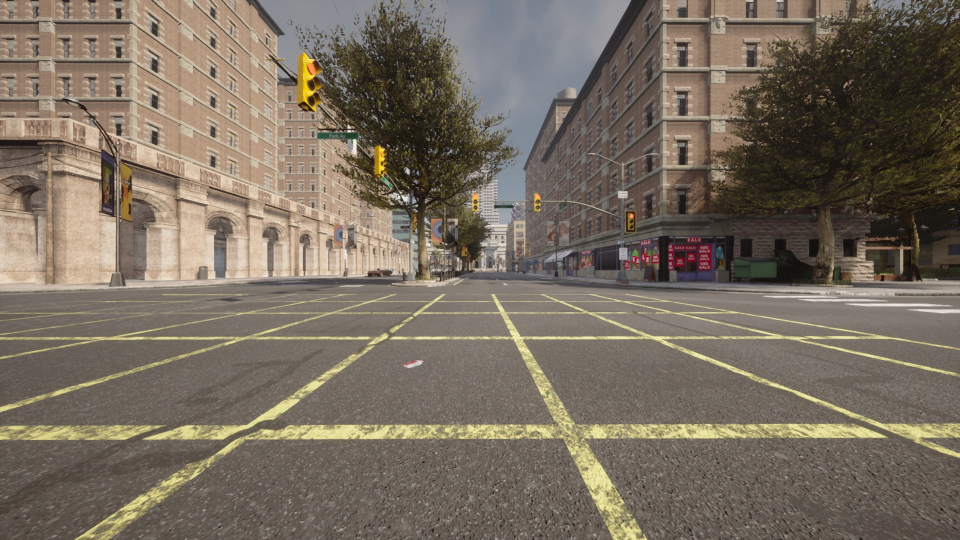
#> input picture save_img/front_img.jpg, 1920 x 1080 px (shown at 1/2 size)
$ jupyter execute --allow-errors surround_view.ipynb
#> lines starting #> are read from the running program, lines starting #| are printed output that depends on the picture; after the words box and inside, x2 and y2 are one past the last pixel; in counts of white or black regions, pixels touching at a corner belong together
### utils/surround_view.py
import cv2, screeninfo
import numpy as np


w, h = 1920, 1080
dst_roi = (0, 0, int(w * 1.1), int(h * 1.8))
blender = cv2.detail_MultiBandBlender()
blender.setNumBands(1)

gpu_img = cv2.cuda_GpuMat()
result_img = np.empty(shape=(w, w, 3), dtype=np.uint8)


def get_screen_resolution():
    screen = screeninfo.get_monitors()[0]  # 첫 번째 모니터 기준
    return screen.width, screen.height


# [8 lines left out: function resize_to_fit_display, not called in this run]


def convert_bird_eye_view(img):
    h, w, c = img.shape

    src_h_ratio = 0.08
    src_w_ratio_offset = 0.104

    dst_h_ratio = 0.6
    dst_w_ratio = 0.0463

    src_pts = np.array([[w * (0.5 - src_w_ratio_offset), h * src_h_ratio],
                        [w * (0.5 + src_w_ratio_offset), h * src_h_ratio],
                        [w, h], [0, h]], dtype=np.float32)
    dst_pts = np.array([[w * 0.4, 0], [w * 0.6, 0], [w * (0.5 + dst_w_ratio), h * dst_h_ratio],
                        [w * (0.5 - dst_w_ratio), h * dst_h_ratio]], dtype=np.float32)

    m = cv2.getPerspectiveTransform(src_pts, dst_pts)
    dst_img = cv2.warpPerspective(src=img, M=m, dsize=(w, int(h*dst_h_ratio)), flags=cv2.INTER_LINEAR,
                                  borderValue=(0, 0, 0))

    return dst_img


# [273 lines left out: functions top_img_to_bird_eye_view_cuda, left_img_to_bird_eye_view_cuda, right_img_to_bird_eye_view_cuda, bottom_img_to_bird_eye_view_cuda, blend_bird_eye_img_v2, blend_bird_eye_img_v1 and 1 more, not called in this run]

### surround_view.ipynb
[cell 1]
import cv2, os
import numpy as np
import matplotlib.pyplot as plt
#> (the rest of this cell did not finish here and is left out)

[cell 2]
print(cv2.getBuildInformation())

[cell 3]
front_img = cv2.imread(os.path.join('save_img', 'front_img.jpg'))
#> front_img is the input picture: shape (1080, 1920, 3); mean B, G, R 95.8, 108.9, 119.7
front_img = cv2.cvtColor(front_img, cv2.COLOR_RGB2BGR)

left_img = cv2.imread(os.path.join('save_img', 'left_img.jpg'))
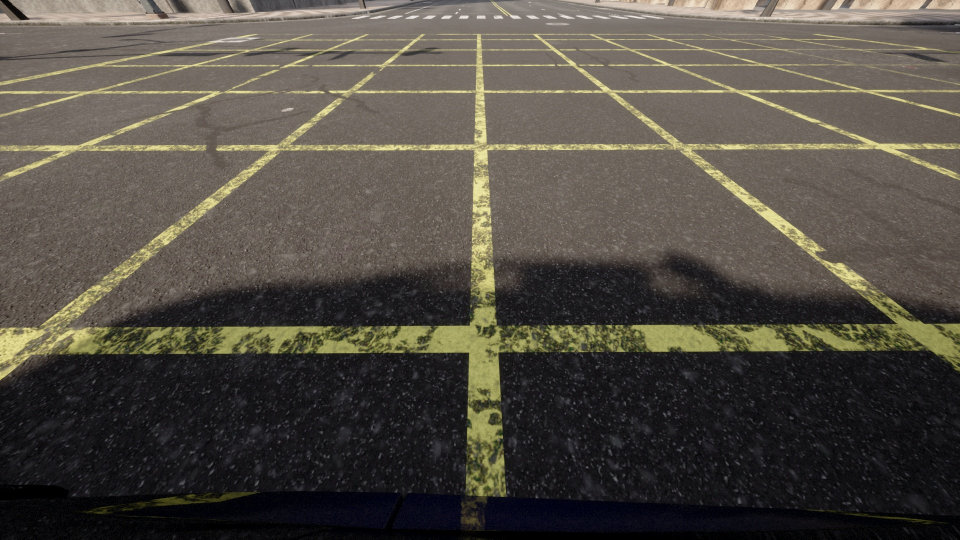
#> input picture save_img/left_img.jpg, 1920 x 1080 px (shown at 1/2 size)
#> left_img is the input picture: shape (1080, 1920, 3); mean B, G, R 67.7, 76.3, 81.5
left_img = cv2.cvtColor(left_img, cv2.COLOR_RGB2BGR)

right_img = cv2.imread(os.path.join('save_img', 'right_img.jpg'))
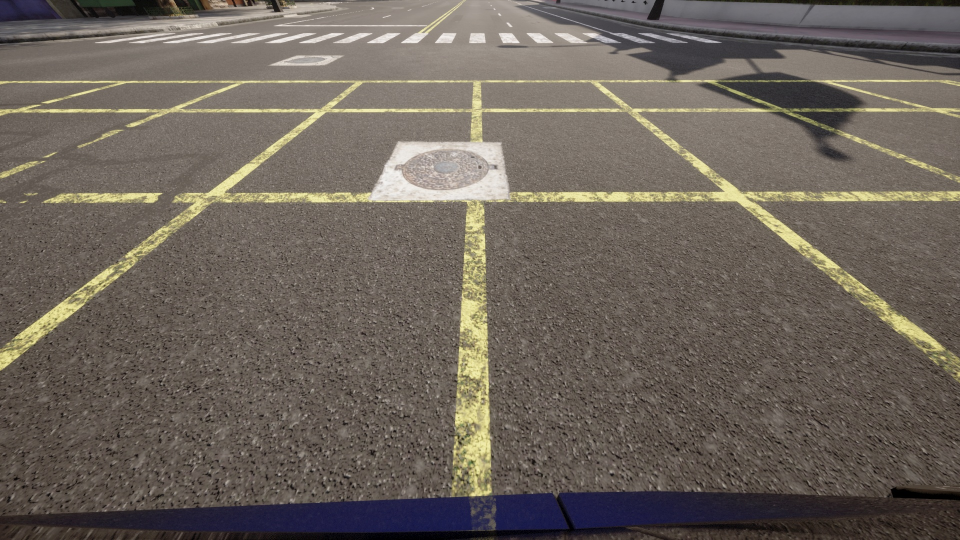
#> input picture save_img/right_img.jpg, 1920 x 1080 px (shown at 1/2 size)
#> right_img is the input picture: shape (1080, 1920, 3); mean B, G, R 91.8, 100.6, 109
right_img = cv2.cvtColor(right_img, cv2.COLOR_RGB2BGR)

rear_img = cv2.imread(os.path.join('save_img', 'rear_img.jpg'))
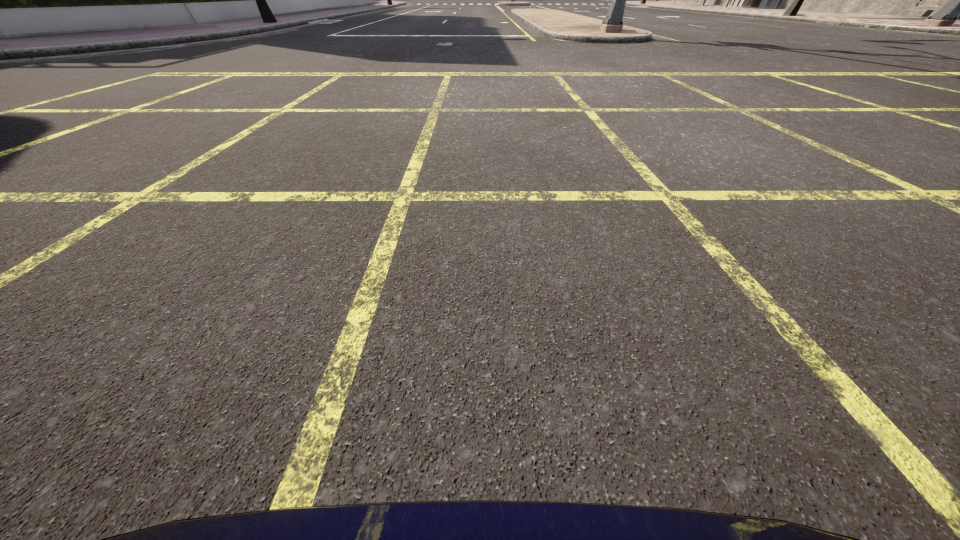
#> input picture save_img/rear_img.jpg, 1920 x 1080 px (shown at 1/2 size)
#> rear_img is the input picture: shape (1080, 1920, 3); mean B, G, R 93.8, 103.9, 112.5
rear_img = cv2.cvtColor(rear_img, cv2.COLOR_RGB2BGR)

[cell 4]
fig, axis = plt.subplots(nrows=2, ncols=2)
fig.set_size_inches(10, 5)

axis[0, 0].imshow(front_img)
axis[0, 0].set_title('front image')

axis[0, 1].imshow(rear_img)
axis[0, 1].set_title('rear image')

axis[1, 0].imshow(left_img)
axis[1, 0].set_title('right image')

axis[1, 1].imshow(right_img)
axis[1, 1].set_title('right image')

plt.tight_layout()
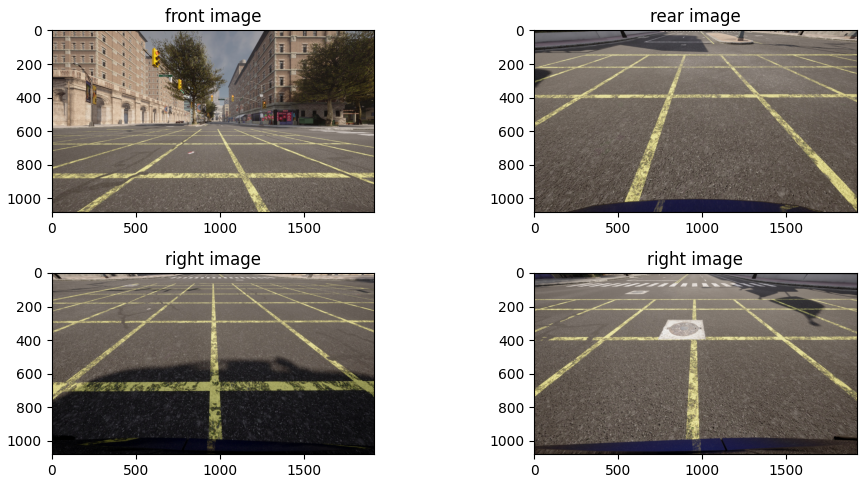
#> figure drawn by matplotlib, 4 panels

[cell 5]
h, w, c = front_img.shape
#> h = 1080; w = 1920; c = 3

src_h_ratio = 0.08
src_w_ratio_offset = 0.104

dst_h_ratio = 0.6
dst_w_ratio = 0.0463

src_pts = np.array([[w * (0.5-src_w_ratio_offset), h * src_h_ratio], [w * (0.5+src_w_ratio_offset), h * src_h_ratio], [w, h], [0, h]], dtype=np.float32)
dst_pts = np.array([[w*0.4, 0], [w*0.6, 0], [w*(0.5+dst_w_ratio), h*dst_h_ratio], [w*(0.5-dst_w_ratio), h*dst_h_ratio]], dtype=np.float32)

front_img_copy_1 = front_img.copy()
front_img_copy_2 = front_img.copy()

for pos in src_pts:
    pos = pos.astype(np.int32)
    cv2.circle(img=front_img_copy_1, center=pos, radius=2, color=(0, 255, 0), thickness=10)
#> front_img_copy_1: shape (1080, 1920, 3); mean R, G, B 119.7, 109, 95.8

for pos in dst_pts:
    pos = pos.astype(np.int32)
    cv2.circle(img=front_img_copy_2, center=pos, radius=2, color=(255, 0, 0), thickness=10)
#> this loop made 4 passes
#> pos on passes 1 to 4: [768, 0], [1152, 0], [1048, 648], [871, 648]
#> front_img_copy_2: shape (1080, 1920, 3); mean R, G, B 119.7, 108.9, 95.7

fig, axis = plt.subplots(nrows=1, ncols=2)
fig.set_size_inches(12, 5)
axis[0].imshow(front_img_copy_1)
axis[1].imshow(front_img_copy_2)

[cell 6]
m = cv2.getPerspectiveTransform(src_pts, dst_pts)
#> m = [[5.23, 49.27, -4056.2], [7.58e-15, 36.8, -3179.6], [1.19e-17, 0.0513, 1]]
dst_img = cv2.warpPerspective(src=front_img_copy_1, M=m, dsize=(w, int(h*dst_h_ratio)), flags=cv2.INTER_LINEAR, borderValue=(0, 0, 0))
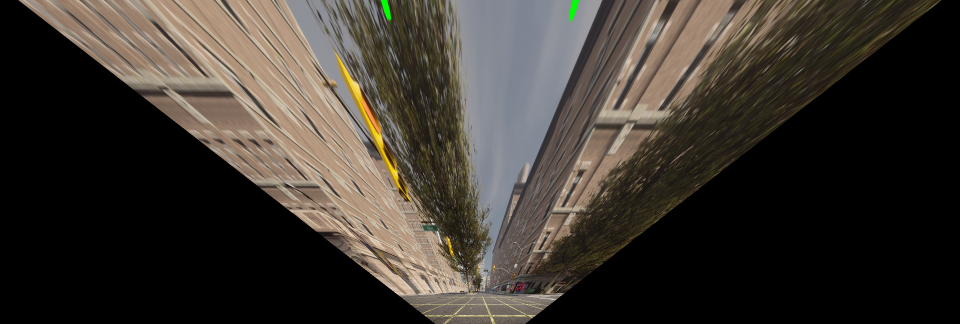
#> dst_img: shape (648, 1920, 3) (shown at 1/2 size); mean R, G, B 60.9, 55.1, 48.3

plt.figure(figsize=(10, 10))
plt.grid()
plt.imshow(dst_img)

[cell 7]
front_dst = convert_bird_eye_view(front_img)
left_dst = convert_bird_eye_view(left_img)
right_dst = convert_bird_eye_view(right_img)
rear_dst = convert_bird_eye_view(rear_img)
#> in convert_bird_eye_view (call 4), `dst_img = cv2.warpPerspective(src=img, M=m, dsize=(w, int(h*dst_h_rati..`:
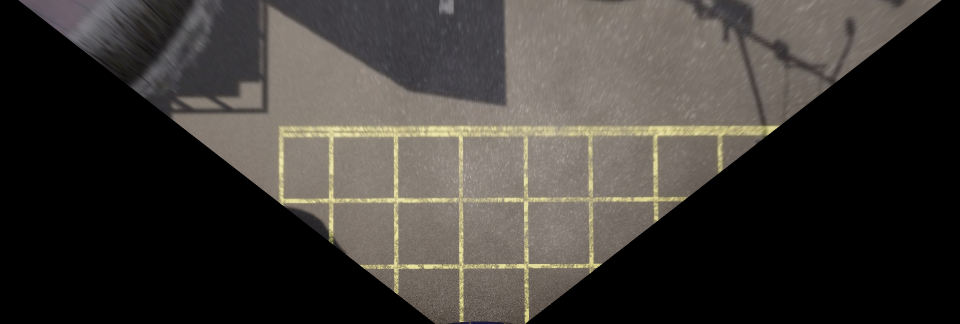
#> dst_img: shape (648, 1920, 3) (shown at 1/2 size); mean R, G, B 62.6, 58.7, 54.3

[cell 8]
fig, axis = plt.subplots(nrows=2, ncols=2)
fig.set_size_inches(10, 5)

axis[0, 0].imshow(front_dst)
axis[0, 0].grid()
axis[0, 0].set_title('front image')

axis[0, 1].imshow(rear_dst)
axis[0, 1].grid()
axis[0, 1].set_title('rear image')

axis[1, 0].imshow(left_dst)
axis[1, 0].grid()
axis[1, 0].set_title('left image')

axis[1, 1].imshow(right_dst)
axis[1, 1].grid()
axis[1, 1].set_title('right image')

dst_img_list = [front_dst, rear_dst, left_dst, right_dst]
dst_img_name_list =['front_dst.jpg', 'rear_dst.jpg','left_dst.jpg', 'right_dst.jpg']

for img_name, img in zip(dst_img_name_list, dst_img_list):
    cv2.imwrite(os.path.join('save_img', img_name), cv2.cvtColor(img, cv2.COLOR_BGR2RGB))
#> this loop made 4 passes
#> img_name on passes 1 to 4: 'front_dst.jpg', 'rear_dst.jpg', 'left_dst.jpg', 'right_dst.jpg'

#> (a cell that did not finish here is left out)

[cell 10]
fig, axis = plt.subplots(nrows=2, ncols=2)
fig.set_size_inches(10, 5)

axis[0, 0].imshow(front_dst)
axis[0, 0].grid()
axis[0, 0].set_title('front image')

axis[0, 1].imshow(rear_img_rot)
axis[0, 1].grid()
axis[0, 1].set_title('rear image')

axis[1, 0].imshow(left_img_rot)
axis[1, 0].grid()
axis[1, 0].set_title('left image')

axis[1, 1].imshow(right_img_rot)
axis[1, 1].grid()
axis[1, 1].set_title('right image')

[cell 11]
front_img_top_offset = 170
left_img_left_offset = 260
right_img_right_offset = 260

border_color = (0, 0, 0)

front_ext = cv2.copyMakeBorder(front_dst, front_img_top_offset, 1920-(front_dst.shape[0]+front_img_top_offset), 0, 0,
                               cv2.BORDER_CONSTANT, value=border_color)

rear_ext = cv2.copyMakeBorder(rear_img_rot, 1920-(rear_dst.shape[0]+front_img_top_offset), front_img_top_offset, 0, 0,
                              cv2.BORDER_CONSTANT, value=border_color)

left_ext = cv2.copyMakeBorder(left_img_rot, 0, 0, left_img_left_offset, 1920-(left_img_rot.shape[1]+left_img_left_offset),
                               cv2.BORDER_CONSTANT, value=border_color)

right_ext = cv2.copyMakeBorder(right_img_rot, 0, 0, 1920-(right_img_rot.shape[1]+right_img_right_offset), right_img_right_offset,
                               cv2.BORDER_CONSTANT, value=border_color)

[cell 12]
fig, axis = plt.subplots(nrows=2, ncols=2)
fig.set_size_inches(10, 10)

axis[0, 0].imshow(front_ext)
axis[0, 0].grid()
axis[0, 0].set_title('front image')

axis[0, 1].imshow(rear_ext)
axis[0, 1].grid()
axis[0, 1].set_title('rear image')

axis[1, 0].imshow(left_ext)
axis[1, 0].grid()
axis[1, 0].set_title('left image')

axis[1, 1].imshow(right_ext)
axis[1, 1].grid()
axis[1, 1].set_title('right image')

[cell 13]
gray = cv2.cvtColor(front_ext, cv2.COLOR_BGR2GRAY)
_, front_img_mask = cv2.threshold(gray, 1, 255, cv2.THRESH_BINARY)
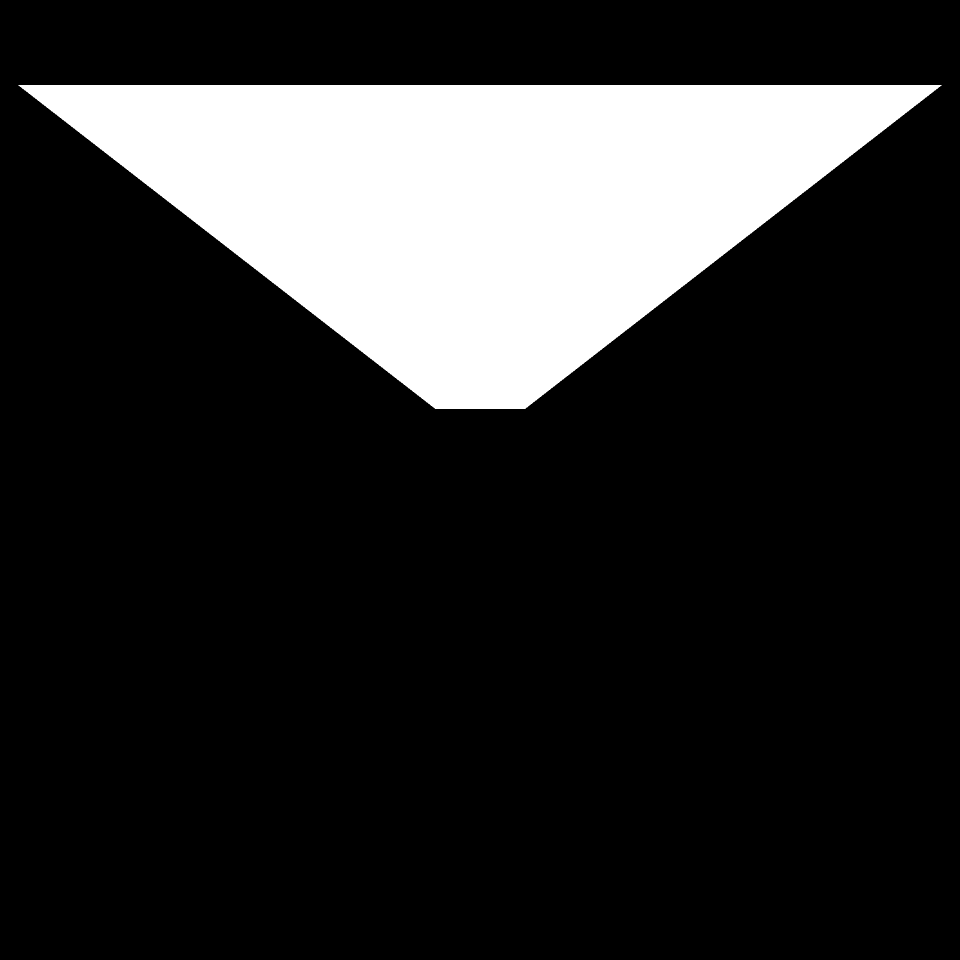
#> front_img_mask: shape (1920, 1920) (shown at 1/2 size); 17.8% white; 1 white region, box (x1, y1, x2, y2) and area: (36, 170, 1884, 818) 656920

gray = cv2.cvtColor(rear_ext, cv2.COLOR_BGR2GRAY)
_, rear_img_mask = cv2.threshold(gray, 1, 255, cv2.THRESH_BINARY)
#> rear_img_mask: shape (1920, 1920); 17.8% white; 1 white region, box (x1, y1, x2, y2) and area: (36, 1102, 1884, 1750) 656923

gray = cv2.cvtColor(left_ext, cv2.COLOR_BGR2GRAY)
_, left_img_mask = cv2.threshold(gray, 1, 255, cv2.THRESH_BINARY)
#> left_img_mask: shape (1920, 1920); 17.8% white; 1 white region, box (x1, y1, x2, y2) and area: (260, 36, 908, 1884) 656817

gray = cv2.cvtColor(right_ext, cv2.COLOR_BGR2GRAY)
_, right_img_mask = cv2.threshold(gray, 1, 255, cv2.THRESH_BINARY)
#> right_img_mask: shape (1920, 1920); 17.8% white; 1 white region, box (x1, y1, x2, y2) and area: (1012, 37, 1660, 1884) 656905

[cell 14]
fig, axis = plt.subplots(nrows=2, ncols=2)
fig.set_size_inches(10, 10)

axis[0, 0].imshow(front_img_mask)
axis[0, 0].grid()
axis[0, 0].set_title('front image')

axis[0, 1].imshow(rear_img_mask)
axis[0, 1].grid()
axis[0, 1].set_title('rear image')

axis[1, 0].imshow(left_img_mask)
axis[1, 0].grid()
axis[1, 0].set_title('left image')

axis[1, 1].imshow(right_img_mask)
axis[1, 1].grid()
axis[1, 1].set_title('right image')

[cell 15]
a = np.bitwise_and(front_img_mask, left_img_mask)
#> a: shape (1920, 1920); 2.3% white; 1 white region, box (x1, y1, x2, y2) and area: (260, 170, 863, 812) 85875
b = np.bitwise_and(front_img_mask, right_img_mask)
#> b: shape (1920, 1920); 2.3% white; 1 white region, box (x1, y1, x2, y2) and area: (1059, 170, 1660, 811) 85889
c = np.bitwise_and(rear_img_mask, left_img_mask)
#> c: shape (1920, 1920); 2.3% white; 1 white region, box (x1, y1, x2, y2) and area: (260, 1109, 861, 1750) 85892
d = np.bitwise_and(rear_img_mask, right_img_mask)
#> d: shape (1920, 1920); 2.3% white; 1 white region, box (x1, y1, x2, y2) and area: (1057, 1108, 1660, 1750) 85869

e = a+b+c+d
#> e: shape (1920, 1920); 9.3% white; 4 white regions, box (x1, y1, x2, y2) and area: (260, 1109, 861, 1750) 85892, (1059, 170, 1660, 811) 85889, (260, 170, 863, 812) 85875, (1057, 1108, 1660, 1750) 85869

plt.imshow(e)
plt.grid(True)

[cell 16]
front_ext[e==255] = (0, 0, 0)
rear_ext[e==255] = (0, 0, 0)

[cell 17]
fig, axis = plt.subplots(ncols=2)
fig.set_size_inches(10, 10)

axis[0].imshow(front_ext)
axis[0].grid()
axis[0].set_title('front image')

axis[1].imshow(rear_ext)
axis[1].grid()
axis[1].set_title('front image')

[cell 18]
result = np.empty(shape=(1920, 1920, 3), dtype=np.uint8)
result[:] = front_ext+rear_ext+left_ext+right_ext

[cell 19]
plt.figure(figsize=(10, 10))

plt.imshow(result)

[cell 20]
result_1 = result[170:1740, 350:1740]
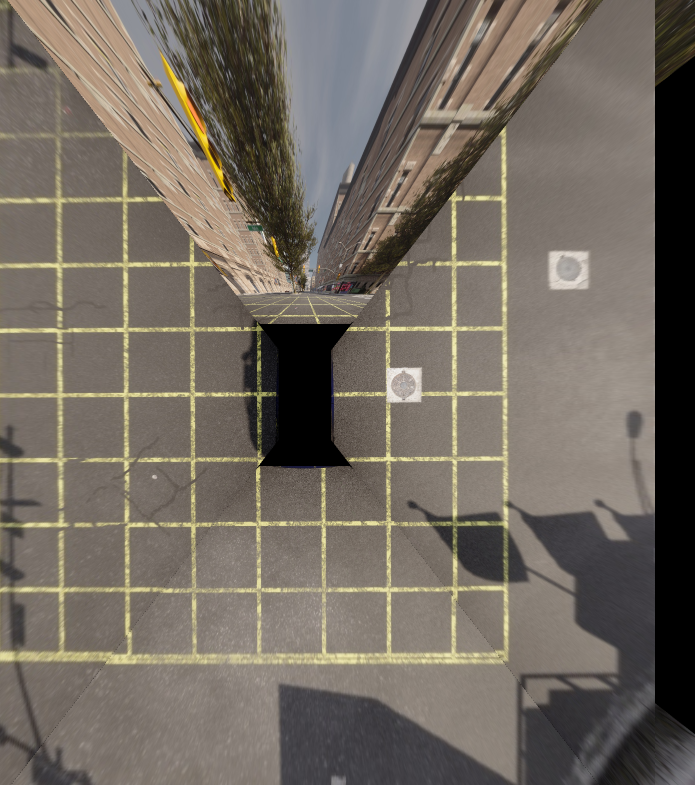
#> result_1: shape (1570, 1390, 3) (shown at 1/2 size); mean R, G, B 114.2, 106.3, 96.7

plt.figure(figsize=(10, 10))
plt.imshow(result_1)
